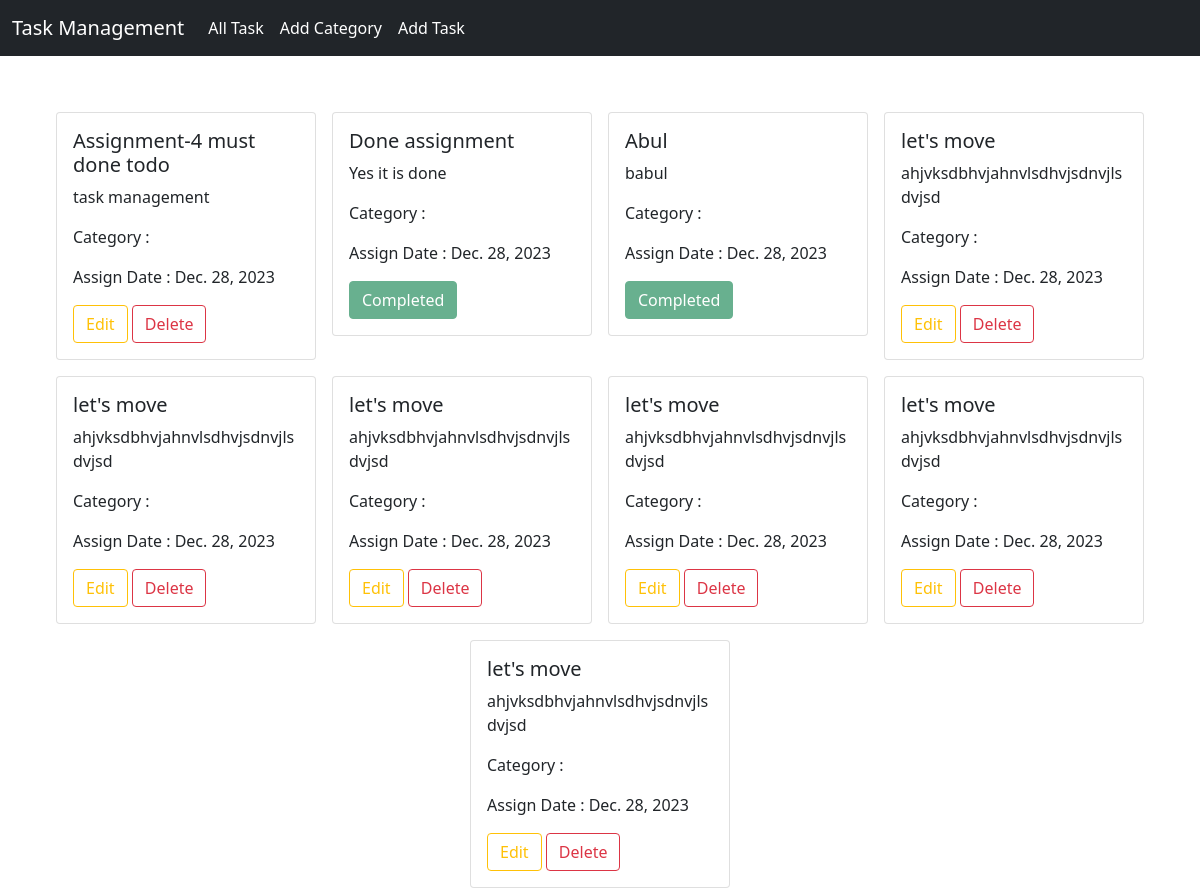
Before: / with the older database file.
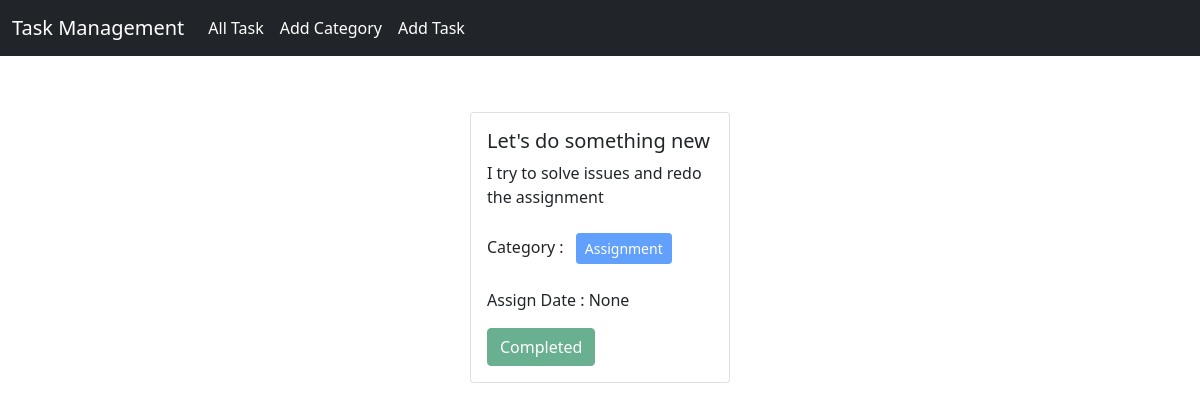
After: the same page with the newer database file.
### tasks/models.py (models this page shows, shortened)
class Task(models.Model):
    title = models.CharField(max_length=100)
    description = models.TextField()
    is_completed = models.BooleanField(default=False)
    assign_date = models.DateField()
    category = models.ManyToManyField(Category)

### categories/models.py (models this page shows, shortened)
class Category(models.Model):
    name = models.CharField(max_length=100)

### Task_Management_django/views.py (the view)
# urls.py: 2. Add a URL to urlpatterns:  path('', views.home, name='home')
def home (request):
    tasks = Task.objects.all()
    return render(request, 'index.html', {'tasks' : tasks})

### templates/index.html
{% extends 'base.html' %}
{% block content %}
<div class="d-flex flex-wrap justify-content-center px-5 pt-5">
  {% for task in tasks %}
  <div class="col-sm-6 col-md-3">
    <div class="card m-2">
      <div class="card-body">
        <h5 class="card-title">{{task.title}}</h5>
        <p class="card-text">{{task.description}}</p>
        <p>
          Category : {% for cat in task.category.all %}
          <button class="btn btn-primary btn-sm m-2" disabled >{{cat.name}} </button>
          {% endfor %}
        </p>
        <p>Assign Date : {{task.assign_date}}</p>
        {% if task.is_completed %}
        <button class="btn btn-success" disabled>Completed</button>
        {% else %}
        <a href="{% url 'edit_task' task.id %}" class="btn btn-outline-warning">Edit</a>
        <a href="{% url 'delete_task' task.id %}" class="btn btn-outline-danger">Delete</a>
        {% endif %}
      </div>
    </div>
  </div>
  {% endfor %}
</div>
{% endblock %}

### templates/base.html (shortened to what this page needs)
<!DOCTYPE html>
<html lang="en">
  <head>
    <link
      href="https://cdn.jsdelivr.net/npm/bootstrap@5.0.2/dist/css/bootstrap.min.css"
      rel="stylesheet"
    />
  </head>
  <body>
    <nav class="navbar navbar-expand-lg navbar-dark bg-dark">
      <div class="container-fluid">
        <a class="navbar-brand" href="#">Task Management</a>
        <div class="collapse navbar-collapse" id="navbarSupportedContent">
          <ul class="navbar-nav me-auto mb-2 mb-lg-0">
            <li class="nav-item">
              <a class="nav-link active" aria-current="page" href="{% url 'homepage' %}">All Task</a>
            </li>
            <li class="nav-item">
              <a class="nav-link active" href="{% url 'add_category' %}">Add Category</a>
            </li>
            <li class="nav-item">
              <a class="nav-link active" href="{% url 'add_task' %}">Add Task</a>
            </li>
          </ul>
        </div>
      </div>
    </nav>
    {% block content %}
    {% endblock %}
  </body>
</html>

Changed rows visible on the page:
removed Task: title "Assignment-4 must done todo", description "task management", assign_date "Dec. 28, 2023", is_completed "Edit"
removed Task: title "Done assignment", description "Yes it is done", assign_date "Dec. 28, 2023", is_completed "Completed"
removed Task: title "Abul", description "babul", assign_date "Dec. 28, 2023", is_completed "Completed"
removed Task: title "let's move", description "ahjvksdbhvjahnvlsdhvjsdnvjlsdvjsd", assign_date "Dec. 28, 2023", is_completed "Edit"
removed Task: title "let's move", description "ahjvksdbhvjahnvlsdhvjsdnvjlsdvjsd", assign_date "Dec. 28, 2023", is_completed "Edit"
removed Task: title "let's move", description "ahjvksdbhvjahnvlsdhvjsdnvjlsdvjsd", assign_date "Dec. 28, 2023", is_completed "Edit"
removed Task: title "let's move", description "ahjvksdbhvjahnvlsdhvjsdnvjlsdvjsd", assign_date "Dec. 28, 2023", is_completed "Edit"
removed Task: title "let's move", description "ahjvksdbhvjahnvlsdhvjsdnvjlsdvjsd", assign_date "Dec. 28, 2023", is_completed "Edit"
removed Task: title "let's move", description "ahjvksdbhvjahnvlsdhvjsdnvjlsdvjsd", assign_date "Dec. 28, 2023", is_completed "Edit"
added Task: title "Let's do something new", description "I try to solve issues and redo the assignment", assign_date "None", is_completed "Completed"
changed Task: gains Category (name "Assignment")
